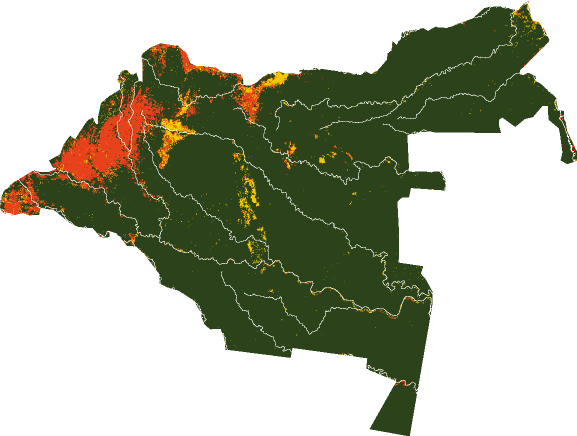
#> input picture archives/governancepng/1Governance_2002.png, 1153 x 872 px, found by its file name (shown at 1/2 size); its folder holds 4 pictures in this run
$ python videolabel.py
#> lines starting #> are read from the running program, lines starting #| are printed output that depends on the picture
import os
import re
from PIL import Image, ImageDraw, ImageFont

INPUT_FOLDER = "/eccs/home/mmarch22/capstone/archives/governancepng"
OUTPUT_FOLDER = "/eccs/home/mmarch22/capstone/archives/frames_gov"

TITLE_TEXT = "Governance Scenario"
FONT_PATH = "/usr/share/fonts/truetype/dejavu/DejaVuSans-Bold.ttf"  # adjust if needed

# QGIS Colors
COLOR_DEFORESTED = "#e7421b"
COLOR_FOREST = "#2b421b"
COLOR_NONFOREST = "#efca01"

def extract_year(filename):
    """Extract a 4-digit year from the filename."""
    match = re.search(r"(\d{4})", filename)
    if match:
        return int(match.group(1))
    return None


def draw_legend(draw, width, height):
    """Draw legend box at bottom-right corner."""
    padding = 20
    box_width = 260
    box_height = 120
    x0 = width - box_width - padding
    y0 = height - box_height - padding
    x1 = width - padding
    y1 = height - padding

    # Background box
    draw.rectangle([x0, y0, x1, y1], fill="white", outline="black", width=3)

    # Legend entries: (color, label)
    entries = [
        (COLOR_DEFORESTED, "Deforested Area"),
        (COLOR_FOREST, "Forest Area"),
        (COLOR_NONFOREST, "Non-Forest Area"),
    ]

    font = ImageFont.truetype(FONT_PATH, 22)
    box_y = y0 + 10

    for color, label in entries:
        # Color box
        draw.rectangle([x0 + 10, box_y, x0 + 40, box_y + 25], fill=color, outline="black")

        # Label (NO HEX CODE)
        draw.text((x0 + 50, box_y), label, fill="black", font=font)

        box_y += 35


def add_title_year_and_legend(input_path, output_path, year):
    """Open PNG → add title, year, legend → save to output."""
    img = Image.open(input_path).convert("RGBA")
    width, height = img.size

    draw = ImageDraw.Draw(img)
    title_font = ImageFont.truetype(FONT_PATH, 40)
    year_font = ImageFont.truetype(FONT_PATH, 36)

    # Title
    draw.text(
        (width // 2, 30),
        TITLE_TEXT,
        fill="white",
        font=title_font,
        anchor="mm"
    )

    # Year (top-left)
    draw.text(
        (40, 30),
        str(year),
        fill="white",
        font=year_font,
        anchor="lm"
    )

    # Legend
    draw_legend(draw, width, height)

    img.save(output_path)
    print(f"Saved: {output_path}")

def main():
    if not os.path.exists(OUTPUT_FOLDER):
        os.makedirs(OUTPUT_FOLDER)

    files = sorted(os.listdir(INPUT_FOLDER))

    for file in files:
        if not file.endswith(".png"):
            continue

        year = extract_year(file)
        if year is None or not (2002 <= year <= 2050):
            continue  # skip files outside range

        input_path = os.path.join(INPUT_FOLDER, file)
        output_path = os.path.join(OUTPUT_FOLDER, file)

        add_title_year_and_legend(input_path, output_path, year)
#> in add_title_year_and_legend, img is the input picture: PIL image 1153x872 RGBA; mean R, G, B, A 24.2, 28.1, 10.8, 103.9
#> in add_title_year_and_legend, `img.save(output_path)`:
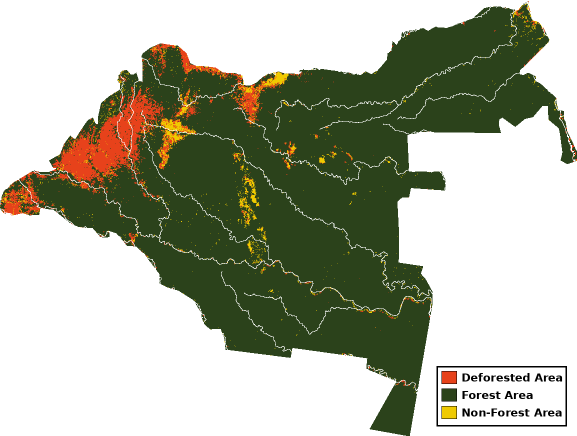
#> saved as 1Governance_2002.png: PIL image 1153x872 RGBA (shown at 1/2 size); mean R, G, B, A 32.6, 36.4, 18.8, 113.7; transparent parts drawn white
#> pass 2 of the loop in main, `for file in files:`:
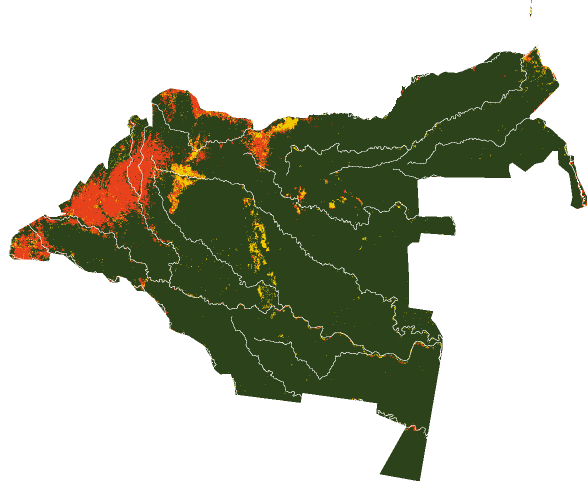
#> input picture archives/governancepng/1Governance_2003.png, 1173 x 962 px, found by its file name (shown at 1/2 size)
#> in add_title_year_and_legend, img is the input picture: PIL image 1173x962 RGBA; mean R, G, B, A 21.7, 25.1, 9.6, 92.8
#> in add_title_year_and_legend (call 2), `img.save(output_path)`:
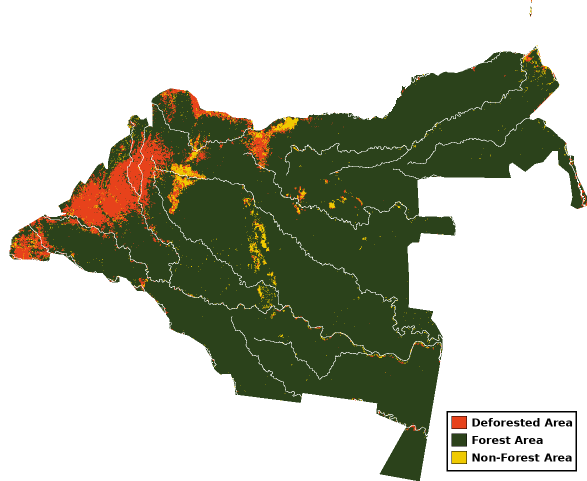
#> saved as 1Governance_2003.png: PIL image 1173x962 RGBA (shown at 1/2 size); mean R, G, B, A 29.2, 32.5, 16.8, 101.5; transparent parts drawn white
#> pass 3 of the loop in main, `for file in files:`:
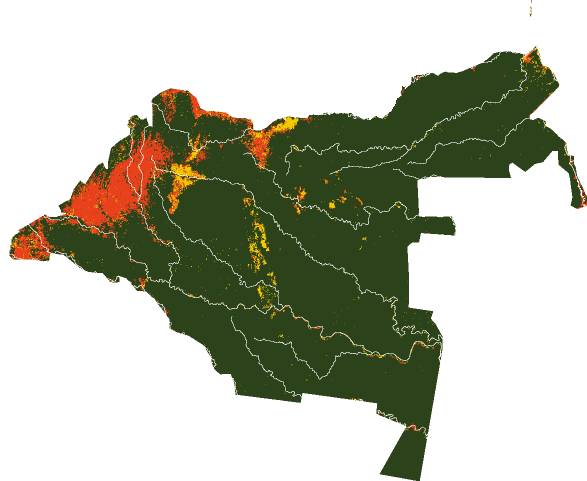
#> input picture archives/governancepng/1Governance_2004.png, 1173 x 962 px, found by its file name (shown at 1/2 size)
#> in add_title_year_and_legend, img is the input picture: PIL image 1173x962 RGBA; mean R, G, B, A 21.9, 25.1, 9.6, 92.8
#> in add_title_year_and_legend (call 3), `img.save(output_path)`:
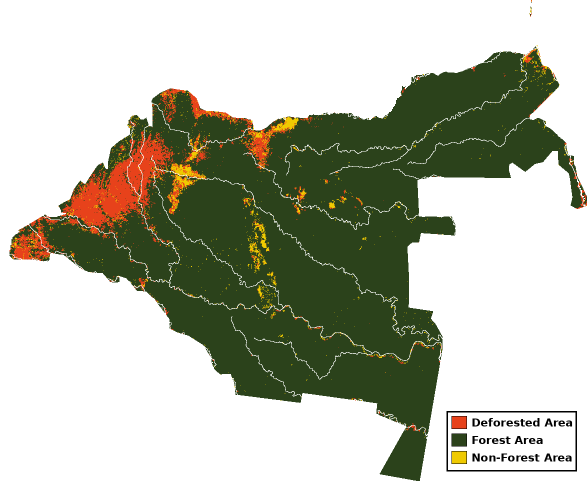
#> saved as 1Governance_2004.png: PIL image 1173x962 RGBA (shown at 1/2 size); mean R, G, B, A 29.4, 32.5, 16.8, 101.5; transparent parts drawn white
#> the loop made 4 passes; the first 3 are shown

    print("DONE.")


if __name__ == "__main__":
    main()
